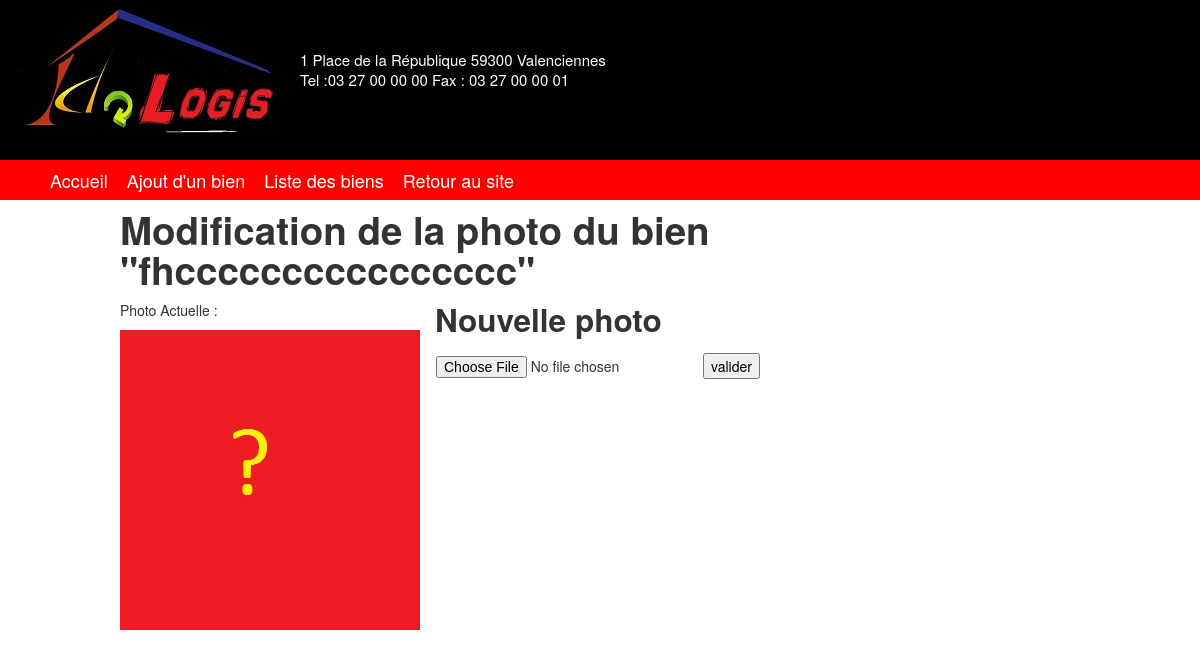
Page /toor/cGestionBien.php?action=formulairePhoto&idBien=1 on the committed database.
### tables this page shows
CREATE TABLE IF NOT EXISTS `bien` (
  `IdBien` int(11) NOT NULL AUTO_INCREMENT,
  `IntituleBien` varchar(255) NOT NULL,
  `NbChambresBien` int(11) NOT NULL,
  `GarageBien` varchar(255) NOT NULL,
  `JardinBien` varchar(255) NOT NULL,
  `PrixBien` int(11) NOT NULL,
  `EnergieBien` varchar(255) NOT NULL,
  `photoBien` varchar(100) NOT NULL DEFAULT 'defaut.jpg',
  `CommuneBien` int(11) NOT NULL,
  PRIMARY KEY (`IdBien`),
  KEY `CommuneBien` (`CommuneBien`)
);

### toor/modeles/fonctions_admin.php (called while the page is built, shortened)
<?php
function getLesInfosDuBien($id){
	$req = 'SELECT * FROM Bien, Commune, Secteur, Commercial WHERE Bien.CommuneBien = Commune.IdCommune AND Commune.SecteurCommune = Secteur.idSecteur AND Secteur.idSecteur = Commercial.SecteurCommercial AND IdBien = '.$id;
	$res = mysql_query($req);
	$bien = mysql_fetch_array($res);
	return $bien;
}
?>

### toor/vues/biens/formulairePhotoBien.php (the view, shortened to what this page needs)
<h1>Modification de la photo du bien "<?php echo $bien['IntituleBien']; ?>"</h1>
<div class="pull-left">
	<p>Photo Actuelle :</p>
	<?php echo '<img src="../style/biens/'.$bien['photoBien'].'" />'; ?>
</div>
<h2>Nouvelle photo</h2>
<form action="cGestionBien.php?action=validerPhoto" method="POST" enctype="multipart/form-data">
	<table>
		<tr>
			<td><input required type="file" id="image" name="image" accept="image/*" /></td>
			<td><input type="submit" value="valider" /></td>
		</tr>
	</table>
</form>

### toor/style/design.css (style rules this page uses)
html { margin: 0; padding: 0; }
body { margin: 0; padding: 0; }
.pull-left { margin-right: 15px; }

### rows in the picture
bien: IntituleBien "fhcccccccccccccccc", photoBien (picture)
